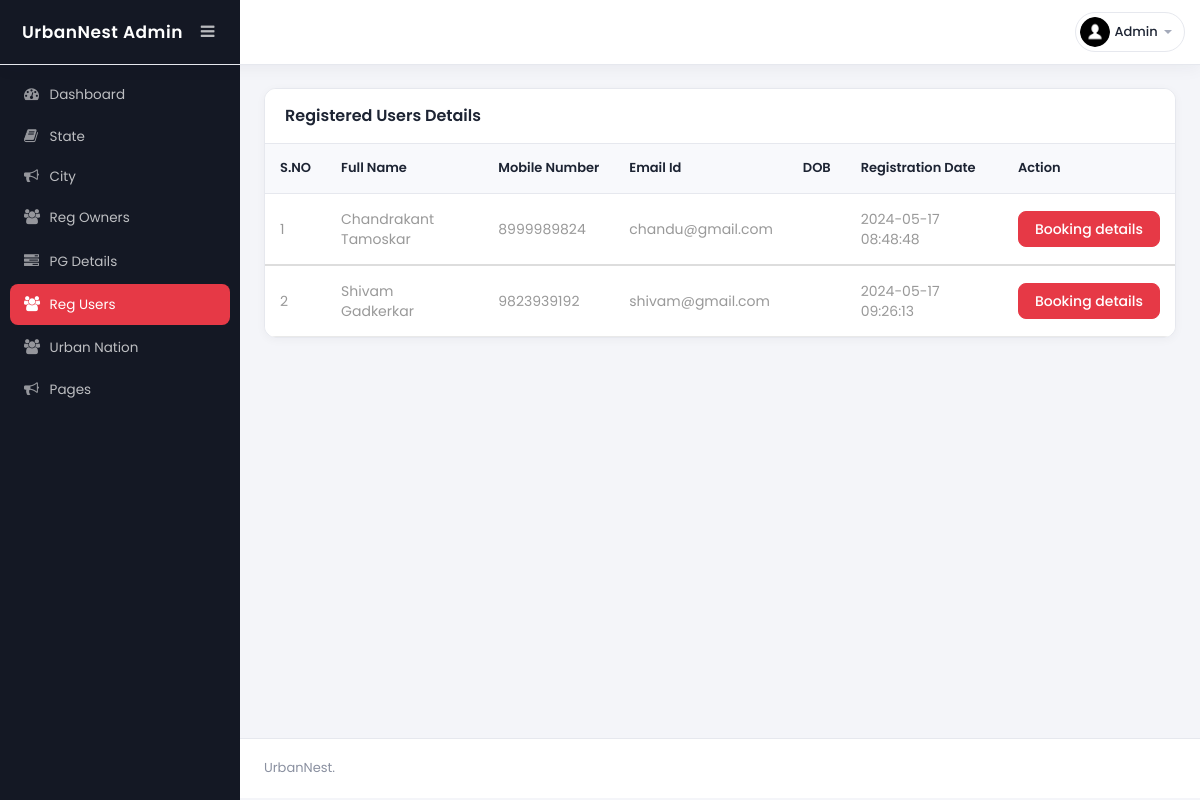
The app's page /admin/reg-users.php (signed in) with its own data.
### tables this page shows
CREATE TABLE `tbluser` (
  `ID` int(10) NOT NULL,
  `FullName` varchar(200) DEFAULT NULL,
  `Email` varchar(200) DEFAULT NULL,
  `MobileNumber` bigint(10) DEFAULT NULL,
  `dob` date DEFAULT NULL,
  `Password` varchar(200) DEFAULT NULL,
  `RegDate` timestamp NOT NULL DEFAULT current_timestamp(),
  `LastUpdationDate` timestamp NULL DEFAULT NULL ON UPDATE current_timestamp(),
  `comm` longtext NOT NULL DEFAULT '{}'
);

### includes/security.php (called while the page is built, shortened)
<?php
function h($value): string
{
    return htmlspecialchars((string) ($value ?? ''), ENT_QUOTES, 'UTF-8');
}
function current_admin_id(): int
{
    return (int) ($_SESSION['pgasaid'] ?? 0);
}

### admin/reg-users.php (the view, shortened to what this page needs)
<?php
require_once __DIR__ . '/../includes/security.php';
include('includes/dbconnection.php');
  ?>
  <!DOCTYPE html>
  <head>
    <link rel="stylesheet" href="css/bootstrap.min.css">
    <link href="css/style.css" rel='stylesheet' type='text/css' />
    <link href="css/style-responsive.css" rel="stylesheet" />
    <link rel="stylesheet" href="css/font.css" type="text/css" />
    <link href="css/font-awesome.css" rel="stylesheet">
<link rel="stylesheet" href="../css/panel.css">
</head>
  <body>
    <section id="container">
      <?php include_once ('includes/header.php'); ?>
      <?php include_once ('includes/sidebar.php'); ?>
      <section id="main-content">
        <section class="wrapper">
          <div class="table-agile-info">
            <div class="panel panel-default">
              <div class="panel-heading">
                Registered Users Details
              </div>
              <div>
                <table class="table" ui-jq="footable" ui-options='{
        "paging": {
          "enabled": true
        },
        "filtering": {
          "enabled": true
        },
        "sorting": {
          "enabled": true
        }}'>
                  <thead>
                    <tr>
                      <th data-breakpoints="xs">S.NO</th>
                      <th>Full Name</th>
                      <th>Mobile Number</th>
                      <th>Email Id</th>
                      <th>DOB</th>
                      <th>Registration Date</th>
                      <th data-breakpoints="xs">Action</th>
                    </tr>
                  </thead>
                  <?php
                  $ret = mysqli_query($con, "select * from  tbluser");
                  $cnt = 1;
                  while ($row = mysqli_fetch_array($ret)) {
                    ?>
                    <tbody>
                      <tr data-expanded="true">
                        <td>
                          <?php echo $cnt; ?>
                        </td>
                        <td>
                          <?php echo h($row['FullName']); ?>
                        </td>
                        <td>
                          <?php echo h($row['MobileNumber']); ?>
                        </td>
                        <td>
                          <?php echo h($row['Email']); ?>
                        </td>
                        <td>
                        </td>
                        <td>
                          <?php echo h($row['RegDate']); ?>
                        </td>
                        <td>
                          <a href="user-bookings.php?uid=<?php echo (int) $row['ID']; ?>&amp;uname=<?php echo h(urlencode((string) $row['FullName'])); ?>"
                            class="btn btn-primary" target="blank">Booking details</a>
                      </tr>
                      <?php
                      $cnt = $cnt + 1;
                  } ?>
                  </tbody>
                </table>
              </div>
            </div>
          </div>
        </section>
        <?php include_once ('includes/footer.php'); ?>
      </section>
    </section>
  </body>
  </html>

### admin/includes/header.php (shortened to what this page needs)
<?php
require_once __DIR__ . '/../../includes/security.php';
require_once __DIR__ . '/dbconnection.php';
?>
<header class="header fixed-top clearfix">
    <div class="brand">
        <a href="dashboard.php" class="logo">
            UrbanNest Admin
        </a>
        <div class="sidebar-toggle-box">
            <div class="fa fa-bars"></div>
        </div>
    </div>
    <div class="top-nav clearfix">
        <ul class="nav pull-right top-menu">
            <li class="dropdown">
                <a data-toggle="dropdown" class="dropdown-toggle" href="#">
                    <?php
                    $adid = current_admin_id();
                    $ret = mysqli_query($con, "select AdminName from tbladmin where ID=" . $adid);
                    $row = mysqli_fetch_array($ret);
                    $name = $row['AdminName'] ?? '';
                    ?>
                    <img alt="" src="images/2.png">
                    <span class="username"><?php echo h($name); ?></span>
                    <b class="caret"></b>
                </a>
            </li>
        </ul>
    </div>
</header>

### admin/css/style.css (style rules this page uses)
ul, ol { margin: 0; }
html, body { font-family: 'Roboto', sans-serif; font-size: 100%; overflow-x: hidden; background: url(../images/bg.jpg) no-repeat 0px 0px; background-size:cover; }
body a { transition: 0.5s all ease; -webkit-transition: 0.5s all ease; -moz-transition: 0.5s all ease; -o-transition: 0.5s all ease; -ms-transition: 0.5s all ease; text-decoration:none; }
ul,label { margin:0; padding:0; }
#main-content { margin-left:240px; -webkit-transition:all .3s ease-in-out; -moz-transition:all .3s ease-in-out; -o-transition:all .3s ease-in-out; transition:all .3s ease-in-out; }
.header { left:0; right:0; z-index:1002; background:rgb(240, 188, 180); -webkit-transition:all .3s ease-in-out; -moz-transition:all .3s ease-in-out; -o-transition:all .3s ease-in-out; transition:all .3s ease-in-out; }
.fixed-top { position:fixed; box-shadow:1px 0 3px rgba(0,0,0,.15); }
.wrapper { display:inline-block; margin-top:80px; padding:15px; width:100%; }
.brand { background:#8b5c7e; float:left; width:240px; height:80px; position:relative; }
a.logo { font-size:22px; color:#fff; float:left; margin:20px 0 0 25px; text-transform:uppercase; }
#top_menu .nav>li,ul.top-menu>li { float:left; }
ul.top-menu { margin-right:15px; margin-top: 0; }
ul.top-menu > li > a { color: #fff; font-size: 16px; background: #8b5c7e; padding: 4px 8px; margin-right: 15px; border-radius: 50%; -webkit-border-radius: 50%; padding-right: 8px !important; }
.top-nav { margin-top:20px; }
.top-nav img { border-radius:50%; -webkit-border-radius:50%; width:33px; }
.top-nav .username { font-size:13px; color:#fff; }
.top-nav ul.top-menu>li>a { border-radius: 100px; -webkit-border-radius: 100px; padding: 0px; background: none; margin-right: 0; border: 1px solid #8b5c7e; background: #8b5c7e; }
.top-nav ul.top-menu>li { margin-left:10px; }
.top-nav .nav .caret { border-bottom-color:#A4AABA; border-top-color:#A4AABA; }
.sidebar-toggle-box { float:left; margin-top:23px; margin-left:-15px; background:#8b5c7e; border-radius:50%; -webkit-border-radius:50%; width:32px; height:32px; position:absolute; right:-15px; }
.sidebar-toggle-box .fa-bars { cursor:pointer; display:inline-block; font-size:15px; padding:8px 8px 8px 9px; color:#fff; }
.panel-heading { position: relative; height: 57px; line-height: 57px; letter-spacing: 0.2px; color: #000; font-size: 18px; font-weight: 400; padding: 0 16px; background:#ddede0; border-top-right-radius: 2px; border-top-left-radius: 2px; text-transform: uppercase; text-align: center; }
.panel { border: none ! important; }
.table>thead>tr>th { border-bottom: 1px solid #e1ab91 ! important; }
.table>tbody>tr>td, .table>tbody>tr>th, .table>tfoot>tr>td, .table>tfoot>tr>th, .table>thead>tr>td, .table>thead>tr>th { border-bottom: 1px solid #e9e9e9 ! important; }
.table > thead > tr > th, .table > tbody > tr > th, .table > tfoot > tr > th, .table > thead > tr > td, .table > tbody > tr > td, .table > tfoot > tr > td { border-top: none !important; }
.table td, .table>tbody>tr>td, .table>tbody>tr>th, .table>tfoot>tr>td, .table>tfoot>tr>th, .table>thead>tr>td, .table>thead>tr>th { padding: 15px!important; }
.table > thead > tr > th, .table > tbody > tr > th, .table > tfoot > tr > th, .table > thead > tr > td, .table > tbody > tr > td, .table > tfoot > tr > td { font-size: 0.9em; color: #999; border-top: none !important; }
.table-agile-info { background: #eef9f0; padding: 2em; border-radius: 4px; -webkit-box-shadow: 0 1px 1px rgba(0,0,0,.05); box-shadow: 0 1px 1px rgba(0,0,0,.05); }
.panel-default>.panel-heading { color: #000000 ! important; background-color: #ddede0 ! important; border-color: #ddede0 ! important; font-size: 20px; }

### records on screen
tbluser: FullName "Chandrakant Tamoskar", MobileNumber "8999989824", Email "chandu@gmail.com", RegDate "2024-05-17 08:48:48"
tbluser: FullName "Shivam Gadkerkar", MobileNumber "9823939192", Email "shivam@gmail.com", RegDate "2024-05-17 09:26:13"

### other values on screen
$name "Admin"
